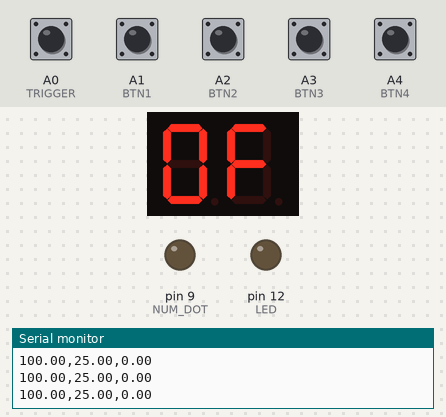
A sketch run on a simulated Arduino Uno, built with avr-gcc and run on an emulated ATmega328P. Shown: 2-digit seven-segment display, output pins drawn as LEDs (lit = HIGH), the last lines printed to the serial monitor. Wiring (inferred from the names in the program): 2-digit 7-segment display, segments lit when HIGH: segments pin 2, pin 3, pin 4, pin 5, pin 6, pin 7, pin 8; digit selects pin 10, pin 11. The test bench sets the inputs (shaded band); at power-on: A0 (TRIGGER), A1 (BTN1), A2 (BTN2), A3 (BTN3), A4 (BTN4) HIGH. The segment pins are drawn as the display they are named for; pins used as bus, display or sensor lines are not drawn.

Above: at 1.2 s.
1.3 s: A1 (BTN1) pulled LOW for 0.15 s
At 2.1 s:
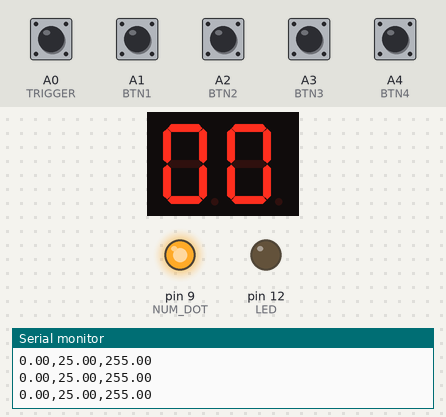
4.4 s: A2 (BTN2) pulled LOW for 0.15 s
At 5.1 s:
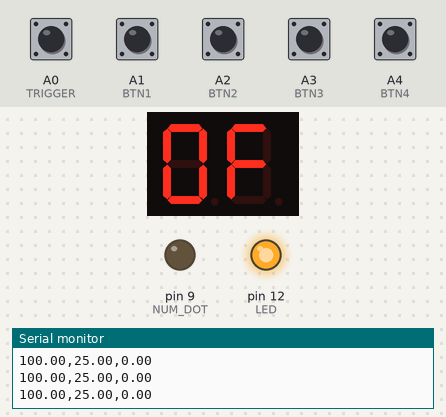
6.0 s: A3 (BTN3) pulled LOW for 0.15 s
At 6.8 s:
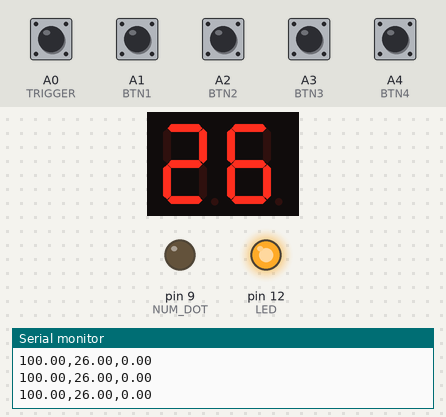
8.5 s: A1 (BTN1) pulled LOW for 1 s
At 9.2 s:
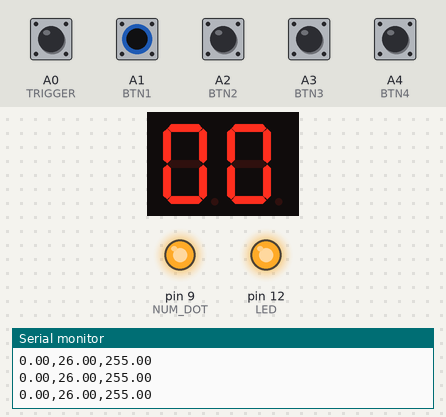
12.5 s: A3 (BTN3) pulled LOW for 1 s
At 13.0 s:
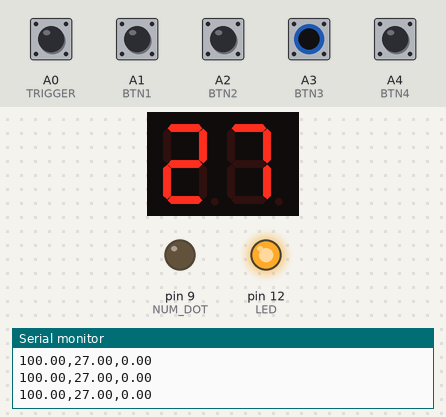
15.0 s: A2 (BTN2) pulled LOW for 1 s
At 15.6 s:
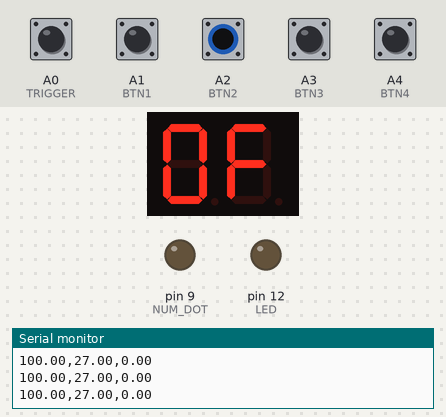
Timing chart, 0 to 18.0 s (numbered marks = the images above; inputs shaded):
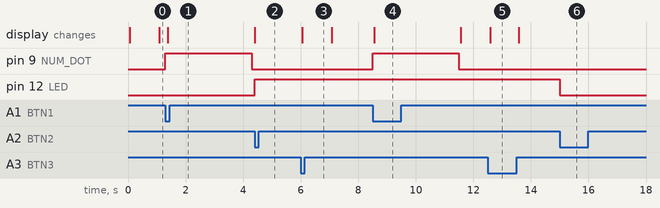

The sketch:

main.ino
```cpp
#include <AutoPID.h>

#define NUM1_EN 10
#define NUM2_EN 11

#define NUM_NON 0
#define NUM_A 2
#define NUM_B 3
#define NUM_C 4
#define NUM_D 5
#define NUM_E 6
#define NUM_F 7
#define NUM_G 8
#define NUM_DOT 9

#define BTN1 A1
#define BTN2 A2
#define BTN3 A3
#define BTN4 A4

#define TRIGGER A0

#define LED 12
#define MOTOR 9

byte segments[] ={NUM_A  ,NUM_B  ,NUM_C  ,NUM_D  ,NUM_E  ,NUM_F  ,NUM_G};
byte numbers[][7]= {
                        {NUM_A  ,NUM_B  ,NUM_C  ,NUM_D  ,NUM_E  ,NUM_F  ,NUM_NON}, // 0
                        {NUM_NON,NUM_B  ,NUM_C  ,NUM_NON,NUM_NON,NUM_NON,NUM_NON}, // 1
                        {NUM_A  ,NUM_B  ,NUM_NON,NUM_D  ,NUM_E  ,NUM_NON,NUM_G  }, // 2
                        {NUM_A  ,NUM_B  ,NUM_C  ,NUM_D  ,NUM_NON,NUM_NON,NUM_G  }, // 3
                        {NUM_NON,NUM_B  ,NUM_C  ,NUM_NON,NUM_NON,NUM_F  ,NUM_G  }, // 4
                        {NUM_A  ,NUM_NON,NUM_C  ,NUM_D  ,NUM_NON,NUM_F  ,NUM_G  }, // 5
                        {NUM_A  ,NUM_NON,NUM_C  ,NUM_D  ,NUM_E  ,NUM_F  ,NUM_G  }, // 6
                        {NUM_A  ,NUM_B  ,NUM_C  ,NUM_NON,NUM_NON,NUM_NON,NUM_NON}, // 7
                        {NUM_A  ,NUM_B  ,NUM_C  ,NUM_D  ,NUM_E  ,NUM_F  ,NUM_G  }, // 8
                        {NUM_A  ,NUM_B  ,NUM_C  ,NUM_NON,NUM_NON,NUM_F  ,NUM_G  }, // 9
                        {NUM_A  ,NUM_B  ,NUM_C  ,NUM_NON,NUM_E  ,NUM_F  ,NUM_G  }, // A
                        {NUM_NON,NUM_NON,NUM_C  ,NUM_D  ,NUM_E  ,NUM_F  ,NUM_G  }, // B
                        {NUM_NON,NUM_NON,NUM_NON,NUM_D  ,NUM_E  ,NUM_NON,NUM_G  }, // C
                        {NUM_NON,NUM_B  ,NUM_C  ,NUM_D  ,NUM_E  ,NUM_NON,NUM_G  }, // D
                        {NUM_A  ,NUM_NON,NUM_NON,NUM_D  ,NUM_E  ,NUM_F  ,NUM_G  }, // E
                        {NUM_A  ,NUM_NON,NUM_NON,NUM_NON,NUM_E  ,NUM_F  ,NUM_G  }, // F
                   };


byte temp;
byte num1, num2;
unsigned long num_last_number_update;
byte num_last=0;

void update_num(){
  if(millis()-num_last_number_update > 10 ){
    num_last_number_update = millis();
    byte akt_number= 0;
    if(num_last==0){
      num_last=1;
      akt_number=num2;
      digitalWrite(NUM1_EN, HIGH);
    }
    else{
      num_last=0;
      akt_number=num1;
      digitalWrite(NUM2_EN, HIGH);
    }

    for (int i =0;i<7;i++){
      digitalWrite(segments[i], LOW);
    }
    if(akt_number<=15){
      for (int i =0;i<7;i++){
        if(numbers[akt_number][i]!=0)
          digitalWrite(numbers[akt_number][i], HIGH);
      }
    }
    if(num_last==0){
      digitalWrite(NUM1_EN, LOW);
    }
    else{
      digitalWrite(NUM2_EN, LOW);
    }
  }
}

byte BTNs[] {BTN1,BTN2,BTN3,BTN4};
unsigned long btn_last_aktivity=0;
int btn_last_pressed = -1;
void update_btn(){
  if(millis() - btn_last_aktivity > 20 ){
    if(btn_last_pressed == -1){
      //search for new button press
      for(int i=0;i<4;i++){
        if(digitalRead(BTNs[i])==LOW){
          btn_last_pressed=i;
          btn_last_aktivity = millis();
          btn_pressed(btn_last_pressed+1);
        }
      }
    }
    else{
      btn_last_aktivity = millis();
      if(digitalRead(BTNs[btn_last_pressed])!=LOW){
        btn_last_pressed=-1;
      }
    }
  }
}

void pciSetup(byte pin)
{
    *digitalPinToPCMSK(pin) |= bit (digitalPinToPCMSKbit(pin));  // enable pin
    PCIFR  |= bit (digitalPinToPCICRbit(pin)); // clear any outstanding interrupt
    PCICR  |= bit (digitalPinToPCICRbit(pin)); // enable interrupt for the group
}

volatile double pid_in, pid_out, pid_set;
AutoPID myPID(&pid_in, &pid_set, &pid_out, 0, 255, 10, 10, 0);


void setup() {
  Serial.begin(115200);

  // put your setup code here, to run once:
  pinMode(NUM1_EN, OUTPUT);
  pinMode(NUM2_EN, OUTPUT);
  pinMode(NUM_A, OUTPUT);
  pinMode(NUM_B, OUTPUT);
  pinMode(NUM_C, OUTPUT);
  pinMode(NUM_D, OUTPUT);
  pinMode(NUM_E, OUTPUT);
  pinMode(NUM_F, OUTPUT);
  pinMode(NUM_G, OUTPUT);
  pinMode(NUM_DOT, OUTPUT);

  pinMode(BTN1, INPUT_PULLUP);
  pinMode(BTN2, INPUT_PULLUP);
  pinMode(BTN3, INPUT_PULLUP);
  pinMode(BTN4, INPUT_PULLUP);

  pinMode(TRIGGER, INPUT_PULLUP);

  pinMode(MOTOR, OUTPUT);
  digitalWrite(MOTOR, LOW);
  pinMode(LED, OUTPUT);
  digitalWrite(LED, LOW);


  pciSetup(A0);

  myPID.setBangBang(10);
  myPID.setTimeStep(10);
}


volatile unsigned long trigger_last_mil=0;
volatile int trigger_val=-1;
ISR (PCINT1_vect) // handle pin change interrupt for A0 to A5 here
{
  if(digitalRead(A0)== LOW){
    if(trigger_last_mil!=0){
      if(millis()-trigger_last_mil >1000){
        trigger_val=-1;
      }
      else{
        trigger_val=millis()-trigger_last_mil;
      }
    }
    trigger_last_mil= millis();
  }
}
void update_tigger(){
  //timeout:

  cli();
  if(millis()-trigger_last_mil >1000){
    trigger_last_mil=0;
    trigger_val=-1;
  }
  sei();
}


int set_rpm = 25;
byte motor_on_off=0;
byte led_on_off=0;
unsigned long motor_on_mil=0;
unsigned long set_last_mil=0;

void btn_pressed(int btn){
  if(btn==1){ //ON OFF MOTOR
    if(motor_on_off==1){
      motor_on_off=0;
    }
    else{
      motor_on_off=1;
      motor_on_mil=millis();
    }
  }
  if(btn==2){ //ON OFF LED
    if(led_on_off==1){
      led_on_off=0;
      digitalWrite(LED, LOW);
    }
    else{
      led_on_off=1;
      digitalWrite(LED, HIGH);
    }

  }
  if(btn==3){ //SET +
    set_rpm++;
    if(set_rpm>60) set_rpm=60;
    set_last_mil= millis();
  }
  if(btn==4){ //SET -
    set_rpm--;
    if(set_rpm<5) set_rpm=5;
    set_last_mil= millis();
  }
}


int tigger_last=-2;
int akt_rps=100;
void loop() {
  update_num();
  update_btn();
  update_tigger();

  //update time:
  cli();
  int temp=trigger_val;
  sei();
  if(temp!=tigger_last){
    tigger_last=temp;
    if(tigger_last==-1){
      akt_rps=0;
      num1=0;   //show 0F
      num2=0;
    }
    else{
      //calc rps
      akt_rps = 1000/tigger_last;
      num1=akt_rps/10;
      if(num1==0) num1=16;
      num2=akt_rps%10;
    }
  }

  if(motor_on_off==0){
      num1=0;   //show 0F
      num2=15;
      tigger_last=-2;
  }

  //show set for 1 secound
  if(millis()-set_last_mil < 1000){
      num1=set_rpm/10;
      if(num1==0) num1=16;
      num2=set_rpm%10;
      tigger_last=-2;
  }

  if(akt_rps==0 and millis()-motor_on_mil >3000){
    motor_on_off=0; // no rotation switch motor off
  }

  //calc pid
  pid_set=set_rpm;
  if(motor_on_off==0){ //simulate high spinning motor => PWM = 0
    pid_in=100;
  }
  else{
    pid_in=akt_rps;
  }
  myPID.run();

  static unsigned long timetemp=0;
  if(millis()-timetemp >100){
    timetemp=millis();
    Serial.print(pid_in);
    Serial.print(",");
    Serial.print(pid_set);
    Serial.print(",");
    Serial.println(pid_out);
  }
  analogWrite(MOTOR,pid_out);

}
```

Measured:
- after the input at 1.3 s, pin 9 (NUM_DOT): LOW → HIGH at once, → LOW 3.0 s later; the display: changes after 0.08 s (image 1)
- after the input at 4.4 s, pin 12 (LED): LOW → HIGH at once
- after the input at 6.0 s, the display: changes after 0.06 s (image 3)
- after the input at 8.5 s, pin 9 (NUM_DOT): LOW → HIGH at once, → LOW 3.0 s later; the display: changes after 0.06 s (image 4)
- after the input at 12.5 s, the display: changes after 0.08 s (image 5)
- after the input at 15.0 s, pin 12 (LED): HIGH → LOW at once
